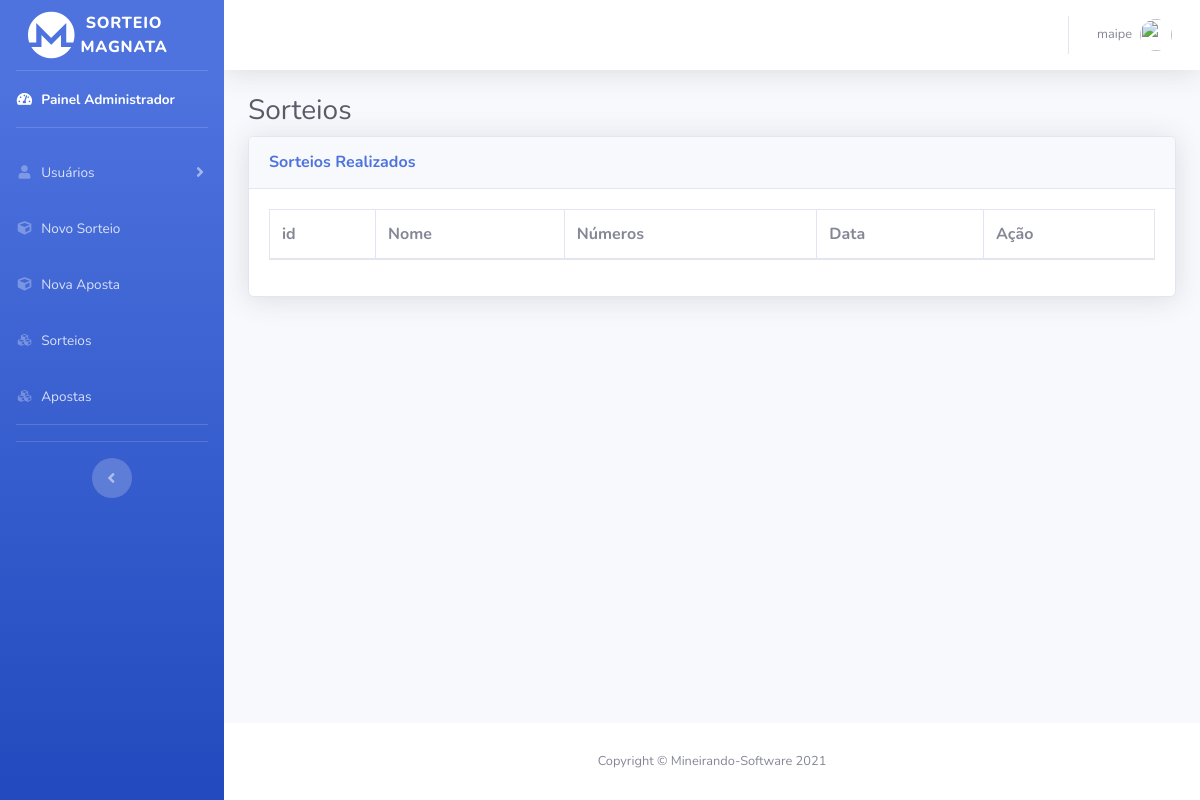
Page /Sorteios.php (signed in) on the earlier database version.
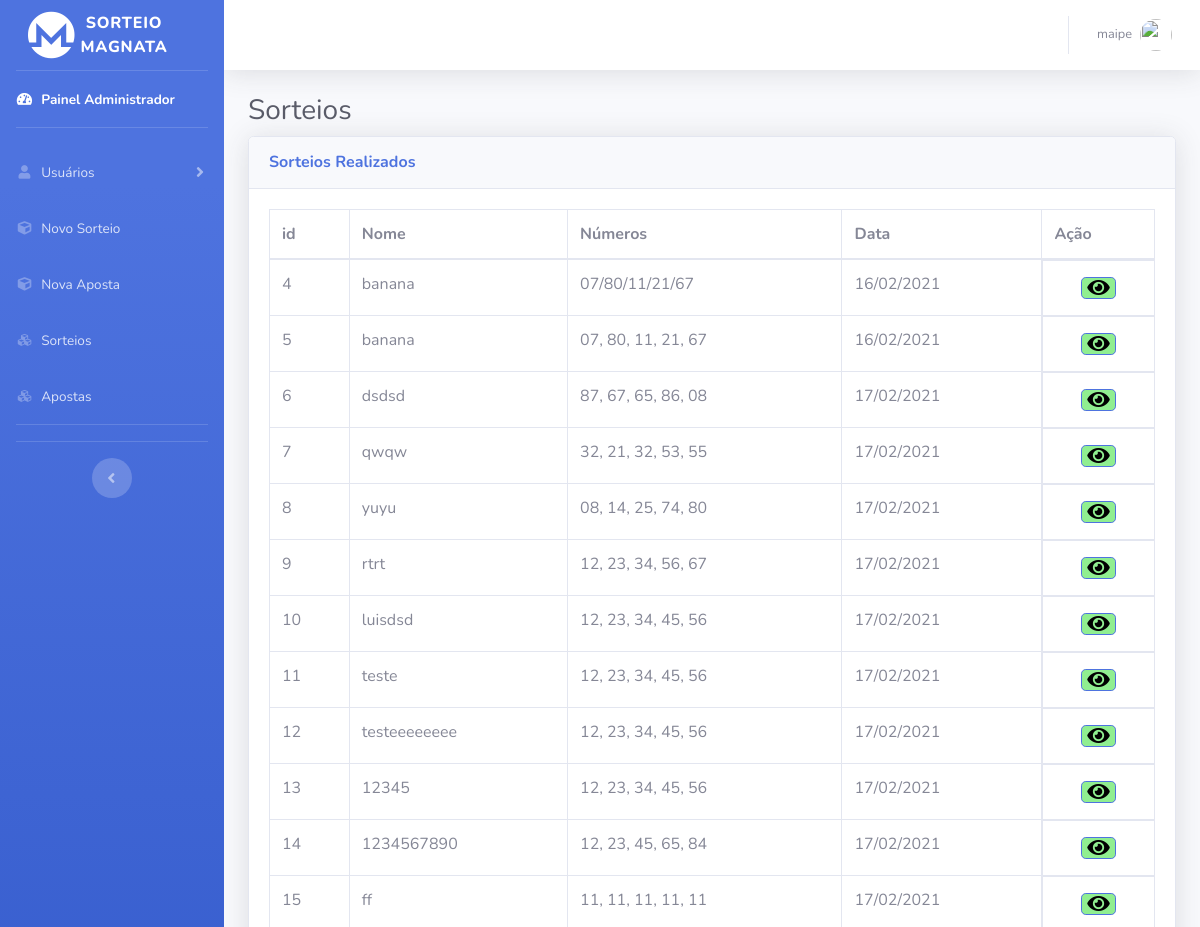
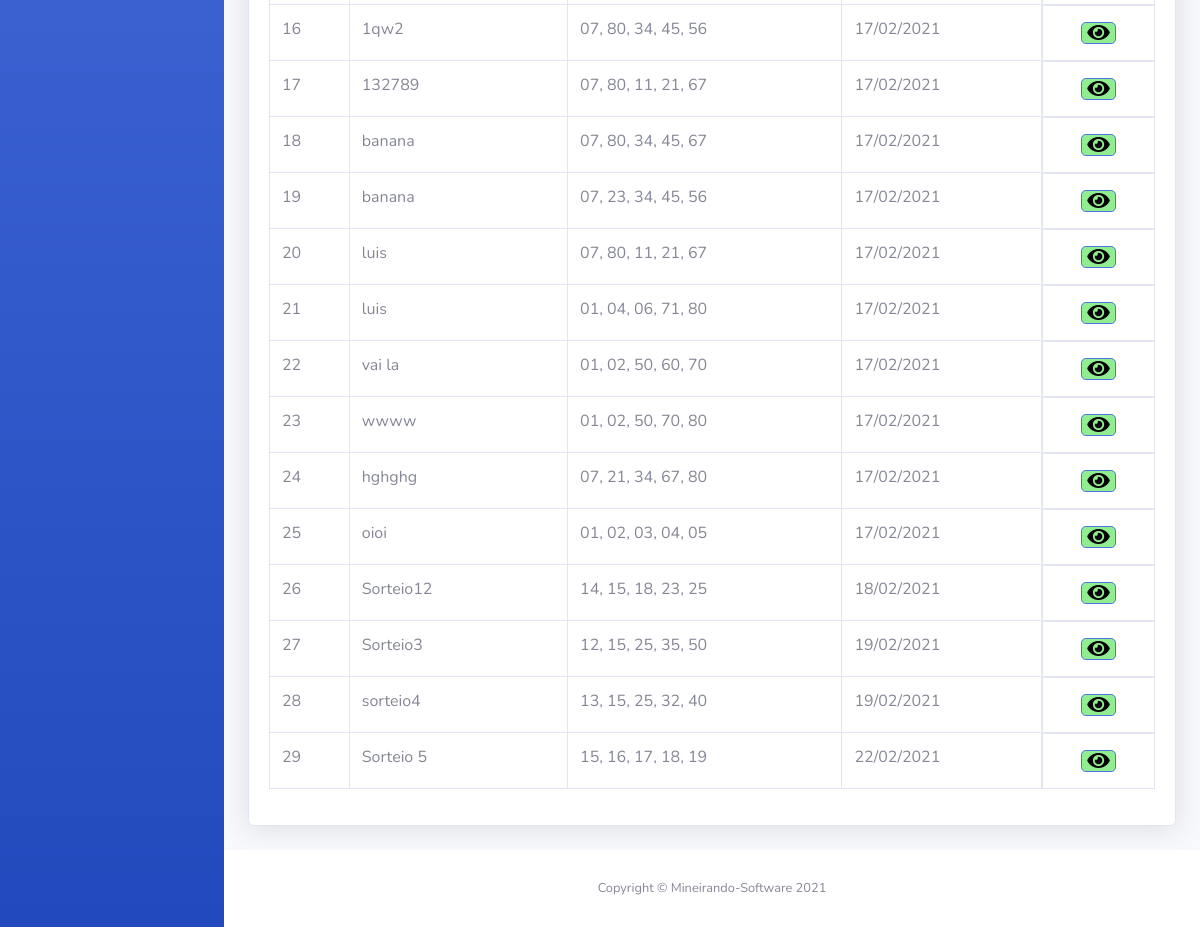
Same page on the later database version (2 pictures, top to bottom).
### tables this page shows
CREATE TABLE `sorteio` (
  `idsorteio` int(11) NOT NULL,
  `data` varchar(45) NOT NULL,
  `numeros` varchar(45) NOT NULL,
  `nome` varchar(45) NOT NULL,
  `idCriador` int(11) NOT NULL
);

### Sorteios.php (the view, shortened to what the changed rows need)
<?php
include('php/server.php') ;
  $sort_check_query = 'SELECT * FROM sorteio  ';
  $result = mysqli_query($db,$sort_check_query);
?>
<!DOCTYPE html>
<html lang="pt-br">
<head>
  <link href="vendor/fontawesome-free/css/all.min.css" rel="stylesheet" type="text/css">
  <link href="css/sb-admin-2.min.css" rel="stylesheet">
  <link href="vendor/datatables/dataTables.bootstrap4.min.css" rel="stylesheet">
</head>
<body id="page-top">
  <div id="wrapper">
    <div id="content-wrapper" class="d-flex flex-column">
      <div id="content">
        <div class="container-fluid">
          <h1 class="h3 mb-2 text-gray-800">Sorteios</h1>
          <div class="card shadow mb-4">
            <div class="card-body">
              <div class="table-responsive">
                <table class="table table-bordered" id="dataTable" width="100%" cellspacing="0">
                  <thead>
                    <tr>
                      <th>id</th>
                      <th>Nome</th>
                      <th>Números</th>
                      <th>Data</th>
                      <th>Ação</th>
                    </tr>
                  </thead>
                  <tbody>
                  <?php
                   while($row = $result->fetch_assoc()) {
                    echo("<tr>
                    <td>".$row['idsorteio']."</td>
                    <td>".$row['nome']."</td>
                    <td>".$row['numeros']."</td>
                    <td>".$row['data']."</td>
                    <td style='    padding: 0;
                    margin: 0;
                    display: flex;
                    justify-content: center;'>
                  <a class='btn btn-primary btn-icon-split btn-lg mt-3 mb-3 btsalvar'
                  href='ganhadores.php?idsort=".$row['idsorteio']."'
                  style='
                  background-color: lightgreen;
                  color: black;
                  width: 32%;
                  margin: 0px;
                  height: 50%;'><i class='fas fa-eye'></i>
                  </a>
                  </td>
                  </tr>");
                   }
                  ?>
                  </tbody>
                </table>
              </div>
            </div>
          </div>
        </div>
      </div>
    </div>
  </div>
</body>
</html>

Differences in the rows shown:
added sorteio: idsorteio "4", nome "banana", numeros "07/80/11/21/67", data "16/02/2021"
added sorteio: idsorteio "5", nome "banana", numeros "07, 80, 11, 21, 67", data "16/02/2021"
added sorteio: idsorteio "6", nome "dsdsd", numeros "87, 67, 65, 86, 08", data "17/02/2021"
added sorteio: idsorteio "7", nome "qwqw", numeros "32, 21, 32, 53, 55", data "17/02/2021"
added sorteio: idsorteio "8", nome "yuyu", numeros "08, 14, 25, 74, 80", data "17/02/2021"
added sorteio: idsorteio "9", nome "rtrt", numeros "12, 23, 34, 56, 67", data "17/02/2021"
added sorteio: idsorteio "10", nome "luisdsd", numeros "12, 23, 34, 45, 56", data "17/02/2021"
added sorteio: idsorteio "11", nome "teste", numeros "12, 23, 34, 45, 56", data "17/02/2021"
added sorteio: idsorteio "12", nome "testeeeeeeee", numeros "12, 23, 34, 45, 56", data "17/02/2021"
added sorteio: idsorteio "13", nome "12345", numeros "12, 23, 34, 45, 56", data "17/02/2021"
added sorteio: idsorteio "14", nome "1234567890", numeros "12, 23, 45, 65, 84", data "17/02/2021"
added sorteio: idsorteio "15", nome "ff", numeros "11, 11, 11, 11, 11", data "17/02/2021"
added sorteio: idsorteio "16", nome "1qw2", numeros "07, 80, 34, 45, 56", data "17/02/2021"
added sorteio: idsorteio "17", nome "132789", numeros "07, 80, 11, 21, 67", data "17/02/2021"
added sorteio: idsorteio "18", nome "banana", numeros "07, 80, 34, 45, 67", data "17/02/2021"
added sorteio: idsorteio "19", nome "banana", numeros "07, 23, 34, 45, 56", data "17/02/2021"
added sorteio: idsorteio "20", nome "luis", numeros "07, 80, 11, 21, 67", data "17/02/2021"
added sorteio: idsorteio "21", nome "luis", numeros "01, 04, 06, 71, 80", data "17/02/2021"
added sorteio: idsorteio "22", nome "vai la", numeros "01, 02, 50, 60, 70", data "17/02/2021"
added sorteio: idsorteio "23", nome "wwww", numeros "01, 02, 50, 70, 80", data "17/02/2021"
added sorteio: idsorteio "24", nome "hghghg", numeros "07, 21, 34, 67, 80", data "17/02/2021"
added sorteio: idsorteio "25", nome "oioi", numeros "01, 02, 03, 04, 05", data "17/02/2021"
added sorteio: idsorteio "26", nome "Sorteio12", numeros "14, 15, 18, 23, 25", data "18/02/2021"
added sorteio: idsorteio "27", nome "Sorteio3", numeros "12, 15, 25, 35, 50", data "19/02/2021"
added sorteio: idsorteio "28", nome "sorteio4", numeros "13, 15, 25, 32, 40", data "19/02/2021"
added sorteio: idsorteio "29", nome "Sorteio 5", numeros "15, 16, 17, 18, 19", data "22/02/2021"
